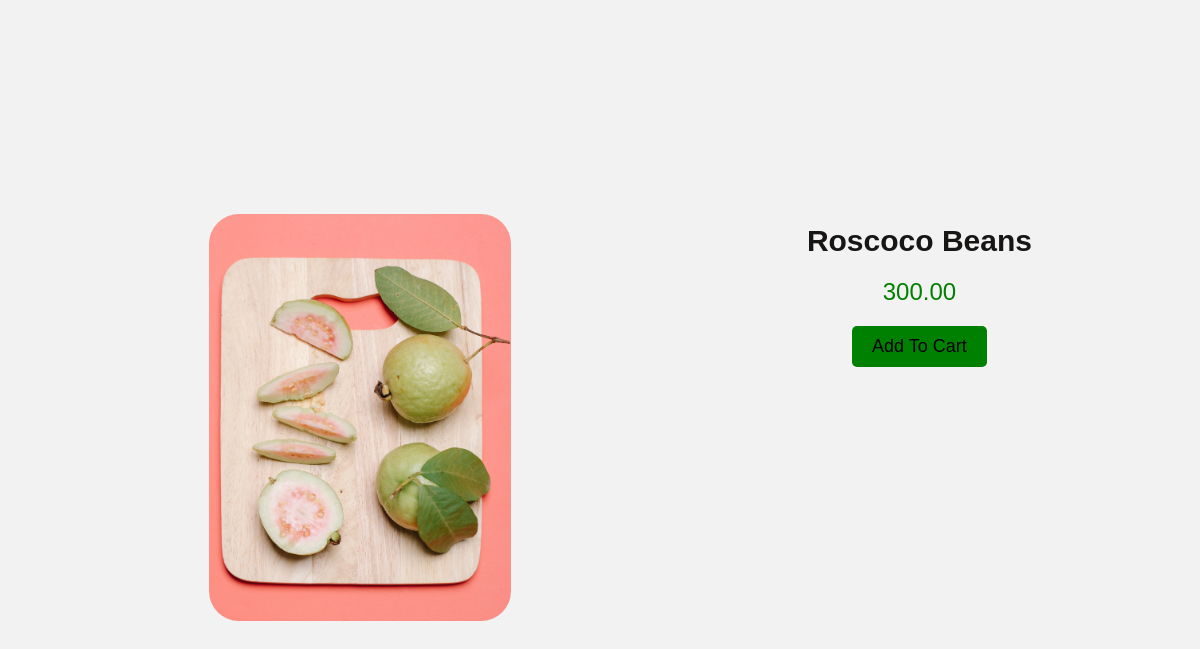
Page /inventory/products/9/ on the committed database.
### inventory/models.py (models this page shows)
class Product(models.Model):
    vendor_relations = models.ForeignKey(Vendor, null=True, on_delete=models.CASCADE)
    name=models.CharField(max_length=32)
    price=models.DecimalField(max_digits=8,decimal_places=2)
    description=models.TextField()
    image=models.ImageField()
    date_created=models.DateTimeField(auto_now_add=True)
    date_updated=models.DateTimeField(auto_now=True)
    stock=models.PositiveIntegerField()

### inventory/views.py (the view)
# urls.py: path("products/<int:id>/", product_detail_view, name="product_detail_view"),
def product_detail_view(request, id):
      product = Product.objects.get(id=id)
      return render(request, "inventory/product_detail.html", {"product":product})

### templates/inventory/product_detail.html (shortened to what this page needs)
<!DOCTYPE html>
<html lang="en">
<head>
</head>
<body>
    <div class="detail">
    <div class="topDetail">
    <img src="{{product.image.url}}" alt="">
</div>
   <div class="bottomDetail">
    <p>{{product.description}}</p>
    <span>{{product.price}}</span>
    <button><a href="{% url 'cart_list' %}" class="cart_list">Add To Cart</a></button>
</div>
</div>
</body>
</html>

### templates/inventory/product_detail.html (style rules this page uses)
body { font-family: Arial, sans-serif; background-color: #f2f2f2; margin: 0; padding: 20px; }
img { max-width: 40%; border-radius: 30px; height: auto; margin-left: 25%; margin-bottom: 10px; }
p { color: #181515; font-weight: bold; margin-bottom: 20px; text-align: center; font-size: 30px; }
span { display: block; text-align: center; font-size: 24px; color: #008000; margin-bottom: 20px; }
button { display: block; margin: 0 auto; padding: 10px 20px; background-color: #008000; color: #fff; font-size: 18px; border: none; border-radius: 5px; cursor: pointer; transition: background-color 0.3s ease; }
.detail { display: flex; flex-direction: row; justify-content: space-between; margin-top: 15%; }
.bottomDetail { margin-right: 10%; width: 100%; }
a { text-decoration: none; color: black; }

### rows in the picture
Product: image (picture), description "Roscoco Beans", price "300.00"
